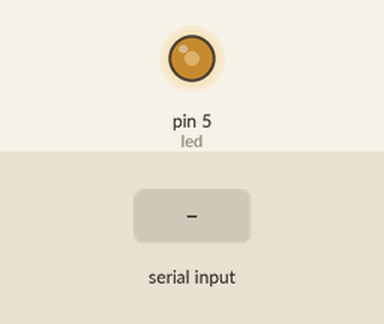
This sketch was run on a simulated Arduino Mega 2560, built with avr-gcc and run on an emulated ATmega2560. Parts: output pins drawn as LEDs (lit = HIGH). The test bench sets the inputs (shaded band). What the sketch prints to the serial monitor is not drawn.

Above: at 1.2 s.
1.3 s: "90,45\n" received over Serial
At 2.6 s:
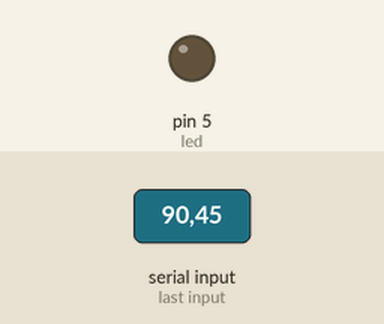
Timing chart, 0 to 10.3 s (numbered marks = the images above; inputs shaded):
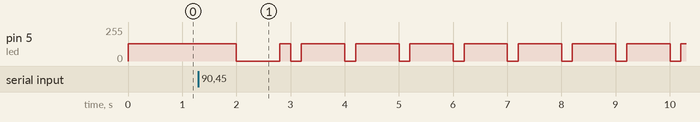

The sketch:

WWVB_final.ino
```cpp
/*
  Wireless Networking Fundamentals and Applications - Lab2
  Team 7
  VLC
  Yen Su,MH Yang,WC Lin,Joe Huang,Jack Kao
*/

int led = 5;
int timecode[60], date, year, month, day, hour, minu, weekday ;

void setup()
{
       Serial.begin(9600);

       pinMode(led, OUTPUT);
       TCCR3A = _BV(COM3A0) | _BV(WGM30); //0x0F => fast PWM TOP=OCRnA
       TCCR3B = _BV(WGM33)  |  _BV(CS30); //CS30 0x01=> presaler = 1

       OCR3A = 67;    // set 67 for 60khz
}

char buf[18];
int idx = 0 ;
int looptime = 0 ;
int flag = 0 ;                                     // let user input the time only at first
int smile = 0 ;                                    // print out ^_^ on monitor for waiting input

//int year, month, day, hour, min, weekday
 //  2015/04/10 22:34 7
 //  0    2  4  6  8 10

void loop()
{

        int cc = 0;
        // print out ^_^ on monitor for waiting input
        while (cc <= 0 && flag==0 ) {
          cc = Serial.available();
          if(smile == 20){
              smile = 0 ;
              Serial.println("");
          }

          Serial.print(" ^_^ ");
          smile ++;
          delay(500);
        }

        // let user input the time and store in buffer
        if(flag == 0){
            for (int i = 0; i < cc; i++) {
                char incomingByte = Serial.read();
                buf[idx] = incomingByte;
                idx++;
            }
            flag = 1 ;

            // compute the data which clock needs
            memset(timecode, 8, sizeof(timecode));

            year = 1000*(buf[0]-'0')+100*(buf[1]-'0')+10*(buf[2]-'0')+(buf[3]-'0');
            month =10*(buf[5]-'0')+(buf[6]-'0');
            day = 10*(buf[8]-'0')+(buf[9]-'0');
            hour = 10*(buf[11]-'0')+(buf[12]-'0');
            minu = 10*(buf[14]-'0')+(buf[15]-'0');
            weekday = buf[17]-'0';
        }

        if(looptime!=0)  minu++; // minute+1 when enter again in the loop
        setupWWVBCode();         // initalize the timecode[60]
        looptime++;

        Serial.print(year);
        Serial.print("/");
        Serial.print(month);
        Serial.print("/");
        Serial.print(day);
        Serial.print(" ");
        Serial.print(hour);
        Serial.print(":");
        Serial.print(minu);
        Serial.print(" ");
        Serial.print(weekday);
        Serial.print(" ");
        Serial.println(date);

        for(int i = 0; i < 60; i++) {
          Serial.print("i = ");
          Serial.println(i);
          Serial.print("timecode = ");
          Serial.println(timecode[i]) ;

          if (timecode[i] == 0) { genDuration(200); } else if (timecode[i] == 1) { genDuration(500); } else { genDuration(800); }
        }
}

int dayofYear(int y, int m, int d){
    int i ;
    int ans = 0 ;
    int mon[] = {31,28,31,30,31,30,31,31,30,31,30,31,30} ;

    for(i=0 ; i < m-1 ; i++){  //if is useless
        if(m != 1)
          ans += mon[i];
        else
          break;
    }

    ans += d ;
    if( ( ( (y % 400 ==0) || (y % 4 ==0) && (y % 100 !=0) ) ) && (m > 2))
       ans += 1 ;

    return ans;
}

//=====================WWVB============================
void setupWWVBCode(){
  int i , j;
  ///////////////////////minu up to hour/////////////////////

  if(minu == 60) {
             minu = 00 ;
             hour ++ ;
        }

        if(hour == 24) {
             hour = 00 ;
             day ++ ;
             weekday ++ ;
        }

        if(weekday == 8)
             weekday = 1;

        if(day == 31)
            if(month ==4 || month ==6 || month ==9 || month ==11){
                  month ++ ;
                  day = 1 ;
            }
        if(day == 32)
            if(month ==1 || month ==3 || month ==5 || month ==7 || month ==8 || month ==10 || month ==12){
                  month ++ ;
                  day = 1 ;
            }
        if(day == 30 && month==2 )
            if( (year % 400 ==0) || (year % 4 ==0) && (year % 100 !=0) ){
                  month ++ ;
                  day = 1 ;
            }
        if(day == 29 && month==2 )
            if( ! ((year % 400 ==0) || (year % 4 ==0) && (year % 100 !=0)) ){
                  month ++ ;
                  day = 1 ;
            }

        if(month==13){
            month = 1 ;
            year ++ ;
        }

  ////////////////////////////////////////////////////////////////////////////////////////////////


  /////////////////////////preprocessing//////////////////////
  date = dayofYear(year,month,day) ;

  for(j = 0 ; j < 60 ; j++)
  timecode[j]=0;

  timecode[0]=-1;

  if( ( (year % 400 ==0) || (year % 4 ==0) && (year % 100 !=0) ) )
  timecode[55]=1; //leap year set 1

   for(j = 0; j < 6 ; j++)
   timecode[10*j+9] = -1 ; //Marker  M

  timecode[37]=1;

  //minu begin
  int minukeep = minu;
  if(minu>=40){
    timecode[1]=1;
    minu -=40;
  }
  if(minu>=20){
    timecode[2]=1;
    minu -=20;
  }
  if(minu>=10){
    timecode[3]=1;
    minu -=10;
  }
  if(minu>=8){
    timecode[5]=1;
    minu -=8;
  }
  if(minu>=4){
    timecode[6]=1;
    minu -=4;
  }
  if(minu>=2){
    timecode[7]=1;
    minu -=2;
  }
  if(minu>=1){
    timecode[8]=1;
    minu -=1;
  }
  minu = minukeep;
  //hour begin
  int hourkeep = hour;
  if(hour>=20){
    timecode[12]=1;
    hour -=20;
  }
  if(hour>=10){
    timecode[13]=1;
    hour -=10;
  }
  if(hour>=8){
    timecode[15]=1;
    hour -=8;
  }
  if(hour>=4){
    timecode[16]=1;
    hour -=4;
  }
  if(hour>=2){
    timecode[17]=1;
    hour -=2;
  }
  if(hour>=1){
    timecode[18]=1;
    hour -=1;
  }
  hour = hourkeep;
  //dayofyear begin
  int datekeep = date;
  if(date>=200){
    timecode[22]=1;
    date -=200;
  }
  if(date>=100){
    timecode[23]=1;
    date -=100;
  }
  if(day>=80){
    timecode[25]=1;
    date -=80;
  }
  if(date>=40){
    timecode[26]=1;
     date -=40;
  }
  if(date>=20){
    timecode[27]=1;
     date -=20;
  }
  if( date>=10){
    timecode[28]=1;
     date -=10;
  }
  if( date>=8){
    timecode[30]=1;
     date -=8;
  }
  if( date>=4){
    timecode[31]=1;
     date -=4;
  }
  if( date>=2){
    timecode[32]=1;
     date -=2;
  }
  if( date>=1){
    timecode[33]=1;
     date -=1;
  }
  date = datekeep;
  //DUT1 36~38  and 40~43 ???


  //Year begin
  int yearkeep = year;
  year %= 100;  //(00-99)

  if(year>=80){
    timecode[45]=1;
     year -=80;
  }
  if(year>=40){
    timecode[46]=1;
     year -=40;
  }
  if(year>=20){
    timecode[47]=1;
     year -=20;
  }
  if(year>=10){
    timecode[48]=1;
     year -=10;
  }
  if(year>=8){
    timecode[50]=1;
     year -=8;
  }
  if(year>=4){
    timecode[51]=1;
     year -=4;
  }
  if(year>=2){
    timecode[52]=1;
     year -=2;
  }
  if(year>=1){
    timecode[53]=1;
     year -=1;
  }
  year = yearkeep;
  //bit 56 LSW??
  //bit 57 58

}

void genDuration(int second) {

   TCCR3A =_BV(COM3A1) | _BV(COM3A0);
   delay(second);

  TCCR3A = _BV(COM3A0) | _BV(WGM30);
   delay(1000-second);
}
```

Measured:
- after the input at 1.3 s, pin 5 (led): goes 0/255 0.80 s, 128/255 0.20 s, 7 × (0/255 0.20 s, 128/255 0.80 s), 0/255 0.20 s, then 128/255, starting after 0.70 s
